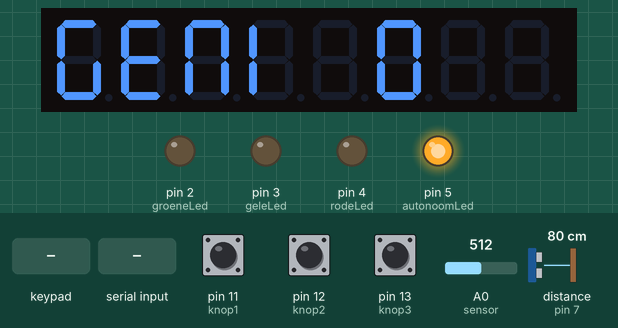
Simulated run of this sketch. Board: Arduino Uno, built with avr-gcc and run on an emulated ATmega328P. Shown: 8-digit seven-segment display, output pins drawn as LEDs (lit = HIGH). Wiring (inferred from the names in the program): ultrasonic range finder: trigger pin 6; echo pin 7. Dashed ring = blinking. Inputs (shaded band) come from the test bench; at power-on: distance to the obstacle (sensor on pin 7) 80 cm, A0 (sensor) = 512, pin 11 (knop1) LOW, pin 12 (knop2) LOW, pin 13 (knop3) LOW. The echo pulse lasts 58.3 µs per cm; pins used as bus, display or sensor lines are not drawn; what the sketch prints to the serial monitor is not drawn.

Above: at 1.2 s.
1.3 s: keypad keys 2 5 pressed 0.4 s apart
At 2.7 s:
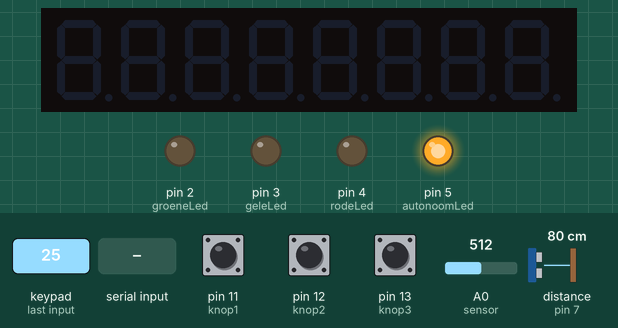
3.6 s: key '4' pressed
At 4.6 s:
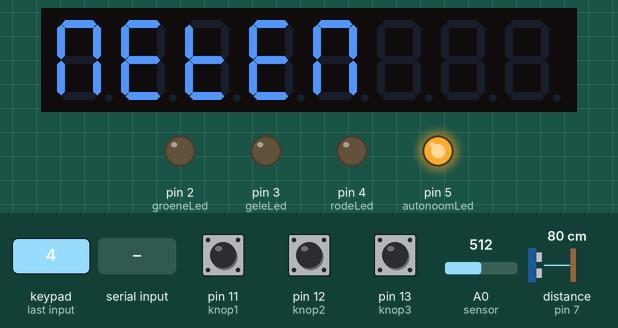
7.7 s: distance to the obstacle (sensor on pin 7) set to 2 cm
At 11.5 s:
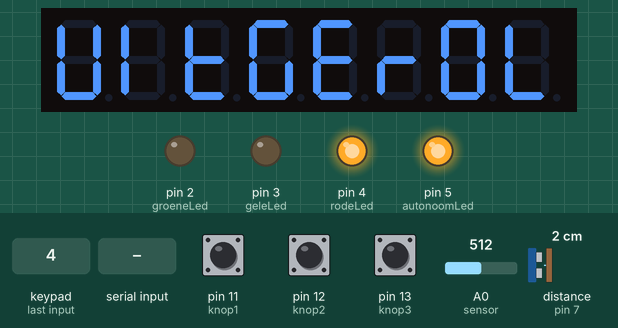
11.8 s: "rollIn" received over Serial
At 12.01 s:
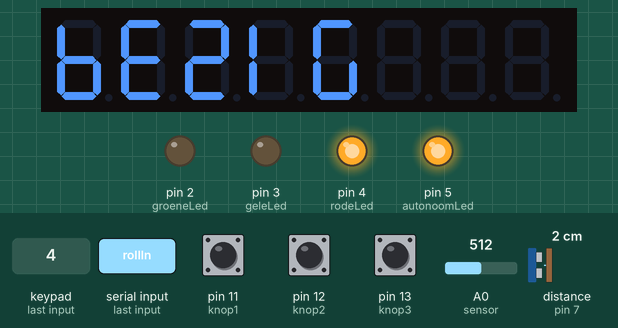
13.5 s: key '8' pressed
At 14.7 s:
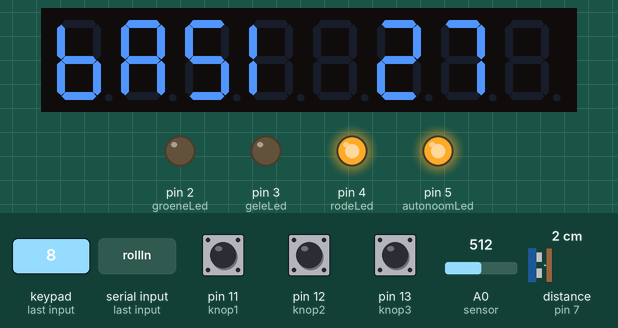
15.1 s: A0 (sensor) set to 1023
At 20.67 s:
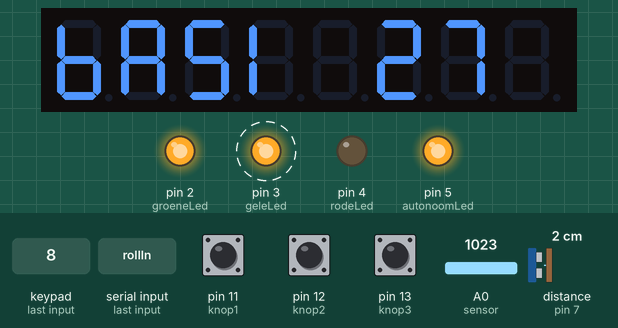
Timing chart, 0 to 22.2 s (numbered marks = the images above; inputs shaded):
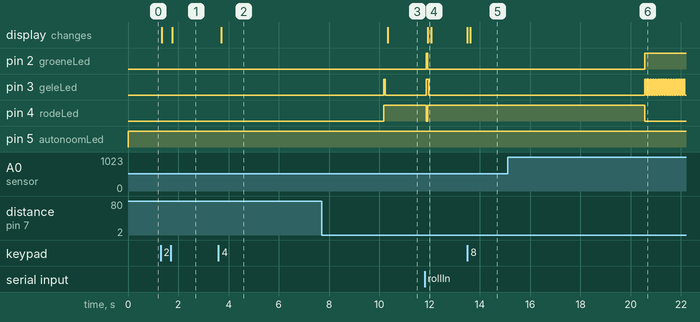

The sketch:

TemperatureModule.ino
```cpp
/**
  Project Embedded Systems
  Naam: Temperatuursensor
  Doel: Een temperatuursensor voor rolluiken, werkt zowel autonoom als via een centrale.

  @author Mark Dissel
  @version 7.2 08/11/2016
*/
#include <TM1638.h>

// Initialiseer de poorten
const int groeneLed = 2;
const int geleLed = 3;
const int rodeLed = 4;
const int autonoomLed = 5;
const int sensor = A0;
const int triggerPort = 6;
const int echoPort = 7;
const int datapin = 8;
const int strobepin = 9;
const int clockpin = 10;
const int knop1 = 11;
const int knop2 = 12;
const int knop3 = 13;

// Initialiseer de module voor de Led&Key
TM1638 module(datapin, clockpin, strobepin);

// Variabelen om te kijken welke knoppen ingedrukt zijn
int knop1pressed = 0;
int knop2pressed = 0;
int knop3pressed = 0;

// Defineer vriabelen
int basisTemperatuur = 25;
int ingerold = 0;
int uitgerold = 0;
int afstand = 30;
int i = 0;
int tijdTemperatuur = 0;
int gemTemperatuur = 0;
int inofuitrollen = 0;
int metingen = 0;
int autonoom = 0;
int loopcounter = 0;
int knop2actief = 0;
int knop3actief = 0;
int moduleSet = 0;
int temperatuur = 0;

// Variabelen voor de Led&Key display
int buttons = 0;
int startValue = 0;
int buttonPressed = 1;
int dataOnScreen = 0;
int buttonChanged = 0;
int isError = 0;
int incOrDec = 0;
int incOrDecPressed = 0;
int maxRoll = 50;

// Start initialisatie loop
void setup() {

  Serial.begin(9600);
  for (int pinNumber = 2; pinNumber < 6; pinNumber++) {
    pinMode(pinNumber, OUTPUT);
    digitalWrite(pinNumber, LOW);
  }
  pinMode( triggerPort, OUTPUT );
  pinMode( echoPort, INPUT );
}

// Hier begint de loop
void loop() {
  sendCommand("baseTemperature", basisTemperatuur);
  sendCommand("rollStatus", ingerold ? 1 : (uitgerold ? 2 : 0)); // 0 in bezig, 1 = ingerold, 2 = uitgerold
  sendCommand("maxRoll", maxRoll);

  if (autonoom == 0) {
    digitalWrite(autonoomLed, HIGH);
  }
  else if (autonoom == 1) {
    digitalWrite(autonoomLed, LOW);
  }

  loopcounter++; //Count loops
  // Check of de knop1 ingedrukt wordt
  if (digitalRead(knop1) == 1 && inofuitrollen == 0) {
    if (!knop1pressed) {
      knop1pressed = 1;
      if (autonoom == 1) {
        autonoom = 0;
        knop2actief = 0;
        knop3actief = 0;

      } else if (autonoom == 0) {
        autonoom = 1;
      }
      sendCommand("autonoomPressed", autonoom);
    }
  } else {
    knop1pressed = 0;
  }
  //Check of de buttons op de Led&Key worden ingedrukt, zoja zet dit in een variabele
  if (module.getButtons() > 0 && module.getButtons() != buttonPressed) {
    module.clearDisplay();
    if (module.getButtons() == 64 && autonoom == 0) {
      basisTemperatuur--;
      buttonPressed = 4;
    }
    else if(module.getButtons() == 128 && autonoom == 0) {
      basisTemperatuur++;
      buttonPressed = 4;
    }
    else {
      buttonPressed = module.getButtons();
    }
  }
  // Hier wordt de naam van de data op het scherm getoond, 1,2,4,8 etc.. Worden weergegeven door de binaire code van de knoppen.
  if (buttonPressed == 1) {
    String gemTemp = String(gemTemperatuur);
    module.clearDisplay();
    module.setDisplayToString("GEMI " + gemTemp);
  }
  if (buttonPressed == 2) {
    if (isError == 1) {
      module.clearDisplay();
      module.setDisplayToString("ERROR");
    }
    else if (isError == 0) {
      String distance = String(afstand);
      module.clearDisplay();
      module.setDisplayToString("AFST " + distance);
    }
  }
  if (buttonPressed == 4) {
    String basis = String(basisTemperatuur);
    module.setDisplayToString("BASI " + basis);
  }
  if (buttonPressed == 8) {
    if (ingerold == 1) {
      module.clearDisplay();
      module.setDisplayToString("INGEROLD");
    }
    else if (uitgerold == 1) {
      module.clearDisplay();
      module.setDisplayToString("UITGEROLD");
    }
    else if (inofuitrollen == 1) {
      module.clearDisplay();
      module.setDisplayToString("BEZIG");
    }
    else {
      module.clearDisplay();
      module.setDisplayToString("METEN");
    }
  }

  //Lees de knoppen van de autonome modus en zet deze om naar de variabelen
  if (digitalRead(knop2) == 1 && autonoom == 1 && inofuitrollen == 0) {
    if (!knop2pressed) {
      knop2pressed = 1;
      knop2actief = 1;
      knop3actief = 0;
    }
  } else {
    knop2pressed = 0;
  }
  if (digitalRead(knop3) == 1 && autonoom == 1 && inofuitrollen == 0) {
    if (!knop3pressed) {
      knop3pressed = 1;
      knop2actief = 0;
      knop3actief = 1;
    }
  } else {
    knop3pressed = 0;
  }

  if (autonoom == 1) {
    if (knop2actief == 1 && ingerold != 1 ) {
      inrollen();
    }
    else if (knop3actief == 1 && uitgerold != 1) {
      uitrollen();
    }
  }
  // Om de 10 loops - dus 10x 100 miliseconde = 1 seconde - wordt de afstand berekend.
  if (loopcounter % 10 == 1) { //Every 1s
    berekenAfstand();
  }

  if (autonoom == 0) {
    int sensorWaarde = analogRead(sensor);
    float voltage = (sensorWaarde / 1024.0) * 5;
    temperatuur = ((voltage * 1000) - 500) / 10;

    i++;
    tijdTemperatuur += temperatuur;
    if (i == 100) {
      gemTemperatuur = (tijdTemperatuur / 100);
      tijdTemperatuur = 0;
      i = 0;
      sendCommand("temperature", gemTemperatuur);
    }
    // Als de gemiddelde temperatuur hoog ligt, wordt er uitgerold.
    if (gemTemperatuur > basisTemperatuur && uitgerold == 0 && gemTemperatuur != 0) {
      uitrollen();
    }

    // Als de gemiddelde temperatuur laag ligt, wordt er ingerold.
    if (gemTemperatuur <= basisTemperatuur && ingerold == 0 && gemTemperatuur != 0) {
      inrollen();
    }
  }


  // Als de rolluiken zijn ingerold moet de groene led branden en bij uitgerold moet de rode led branden.
  if (ingerold == 1) {
    digitalWrite(groeneLed, HIGH);
    digitalWrite(geleLed, LOW);
  }
  else if (uitgerold == 1) {
    digitalWrite(rodeLed, HIGH);
    digitalWrite(geleLed, LOW);
  }

  if (inofuitrollen == 1) {
    delay (50);
  }
  else {
    delay(100);
  }
}
// Functie om de afstand te berekenen d.m.v. de afstandsensor en de bijbehorende formule.
void berekenAfstand() {
  digitalWrite(triggerPort, LOW);      // Trigger output op 0 zetten.
  digitalWrite(triggerPort, HIGH);    // Stuur nu een signaal van 10 ms naar de triggerport.
  delayMicroseconds( 10 );
  digitalWrite(triggerPort, LOW);  // zet de triggerpoort weer op 0.

  int duration = pulseIn(echoPort, HIGH); // Sla de duur van de afstand op in variabele duration

  afstand = 0.034 * duration / 2;  // Snelheid geluid = 340 m/s en 0.034 cm/us, en delen door twee, doordat de afstand twee keer overbrugd wordt.
  if (afstand < 0) {
    afstand = 0;
  }
  if (afstand == 0) {
    isError = 1;
  }
  if (afstand > 0) {
    isError = 0;
  }
}

// Functie om het inrollen te starten. Het groene ledje moet branden en de gele moet knipperen. Dit net zolang door doen tot de afstand behaald is.
void inrollen() {
  uitgerold = 0;
  inofuitrollen = 1;
  digitalWrite(rodeLed, LOW);
  digitalWrite(groeneLed, HIGH);
  digitalWrite(geleLed, HIGH);
  delay(50);
  digitalWrite(geleLed, LOW);
  if (afstand > maxRoll && afstand != 0) {
    ingerold = 1;
    inofuitrollen = 0;
  }
}
// Functie om het inrollen te starten. Het rode ledje moet branden en de gele moet knipperen. Dit net zolang door doen tot de afstand behaald is.
void uitrollen() {
  ingerold = 0;
  inofuitrollen = 1;
  digitalWrite(groeneLed, LOW);
  digitalWrite(rodeLed, HIGH);
  digitalWrite(geleLed, HIGH);
  delay(50);
  digitalWrite(geleLed, LOW);
  if (afstand < 5 && afstand != 0) {
    uitgerold = 1;
    inofuitrollen = 0;
  }
}
// Een functie om een commando te versturen naar de centrale.
void sendCommand(String command, int data) {
  String commandString = command + " " + data;

  Serial.write(commandString.length());
  Serial.print(commandString);
}
// Een interrupt om binnenkomende commando's te ontvangen.
void serialEvent() {
  String command = "";
  bool commandDone = false;
  String dataString = "";

  while (Serial.available()) {
    char inChar = (char)Serial.read();

    if((String) inChar == " ") {
      commandDone = true;
      continue;
    }
    if(!commandDone) {
      command += inChar;
    } else {
      dataString += inChar;
    }
  }

  processCommand(command, dataString.toInt());
}
// Een functie om een commando vanuit de centrale te verwerken.
void processCommand(String command, int data) {
  if(command == "incBase") {
    basisTemperatuur++;
  }
  if(command == "decBase") {
    basisTemperatuur--;
  }
  if(command == "incMaxRoll") {
    maxRoll++;
  }
  if(command == "decMaxRoll") {
    maxRoll--;
  }
  if(command == "rollIn") {
    if(ingerold != 1) {
      knop2actief = 1;
      knop3actief = 0;
      inrollen();
    }
  }
  if(command == "rollOut") {
    if(uitgerold != 1) {
      knop2actief = 0;
      knop3actief = 1;
      uitrollen();
    }
  }
  if(command == "autonoom") {
    if(inofuitrollen == 0) {
      autonoom = data;
      sendCommand("autonoomPressed", autonoom);
    }
  }
}
```

Measured:
- after the input at 1.3 s, the display: first changes after 0.05 s (image 1 shows a later state)
- after the input at 3.6 s, the display: changes after 0.10 s (image 2)
- after the input at 7.7 s, pin 3 (geleLed): goes on until 10.2 s, then stays LOW; the display: changes after 2.6 s (image 3)
- after the input at 11.8 s, pin 2 (groeneLed): LOW → HIGH after 0.06 s, → LOW 0.05 s later; pin 3 (geleLed): LOW → HIGH after 0.06 s, → LOW 0.10 s later; pin 4 (rodeLed): HIGH → LOW after 0.06 s, → HIGH 0.05 s later; the display: changes after 0.12 s (image 4)
- after the input at 13.5 s, the display: first changes at once (image 5 shows a later state)
- after the input at 15.1 s, pin 2 (groeneLed): LOW → HIGH after 5.5 s; pin 3 (geleLed): alternates HIGH for 0.05 s and LOW for 0.05 s, starting after 5.5 s; pin 4 (rodeLed): HIGH → LOW after 5.5 s
